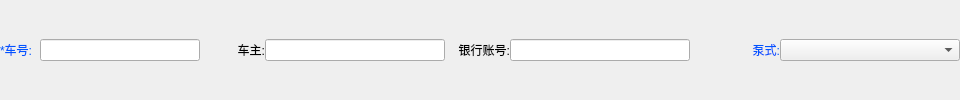
        <widget class="QWidget" name="widget" native="true">
         <layout class="QHBoxLayout" name="horizontalLayout">
          <property name="spacing">
           <number>0</number>
          </property>
          <property name="leftMargin">
           <number>0</number>
          </property>
          <property name="topMargin">
           <number>0</number>
          </property>
          <property name="rightMargin">
           <number>0</number>
          </property>
          <property name="bottomMargin">
           <number>0</number>
          </property>
          <item>
           <widget class="QLabel" name="label">
            <property name="minimumSize">
             <size>
              <width>40</width>
              <height>0</height>
             </size>
            </property>
            <property name="maximumSize">
             <size>
              <width>40</width>
              <height>16777215</height>
             </size>
            </property>
            <property name="styleSheet">
             <string notr="true">color: rgb(0, 85, 255);</string>
            </property>
            <property name="text">
             <string>*车号:</string>
            </property>
           </widget>
          </item>
          <item>
           <widget class="QLineEdit" name="lineEdit">
            <property name="minimumSize">
             <size>
              <width>160</width>
              <height>0</height>
             </size>
            </property>
            <property name="maximumSize">
             <size>
              <width>160</width>
              <height>16777215</height>
             </size>
            </property>
           </widget>
          </item>
          <item>
           <widget class="QLabel" name="label_2">
            <property name="minimumSize">
             <size>
              <width>65</width>
              <height>0</height>
             </size>
            </property>
            <property name="maximumSize">
             <size>
              <width>65</width>
              <height>16777215</height>
             </size>
            </property>
            <property name="text">
             <string>车主:</string>
            </property>
            <property name="alignment">
             <set>Qt::AlignRight|Qt::AlignTrailing|Qt::AlignVCenter</set>
            </property>
           </widget>
          </item>
          <item>
           <widget class="QLineEdit" name="lineEdit_2">
            <property name="minimumSize">
             <size>
              <width>180</width>
              <height>0</height>
             </size>
            </property>
            <property name="maximumSize">
             <size>
              <width>180</width>
              <height>16777215</height>
             </size>
            </property>
           </widget>
          </item>
          <item>
           <widget class="QLabel" name="label_3">
            <property name="minimumSize">
             <size>
              <width>65</width>
              <height>0</height>
             </size>
            </property>
            <property name="maximumSize">
             <size>
              <width>65</width>
              <height>16777215</height>
             </size>
            </property>
            <property name="text">
             <string>银行账号:</string>
            </property>
            <property name="alignment">
             <set>Qt::AlignRight|Qt::AlignTrailing|Qt::AlignVCenter</set>
            </property>
           </widget>
          </item>
          <item>
           <widget class="QLineEdit" name="lineEdit_3">
            <property name="minimumSize">
             <size>
              <width>180</width>
              <height>0</height>
             </size>
            </property>
            <property name="maximumSize">
             <size>
              <width>180</width>
              <height>16777215</height>
             </size>
            </property>
           </widget>
          </item>
          <item>
           <widget class="QLabel" name="label_4">
            <property name="minimumSize">
             <size>
              <width>90</width>
              <height>0</height>
             </size>
            </property>
            <property name="maximumSize">
             <size>
              <width>90</width>
              <height>16777215</height>
             </size>
            </property>
            <property name="styleSheet">
             <string notr="true">color: rgb(0, 85, 255);</string>
            </property>
            <property name="text">
             <string>泵式:</string>
            </property>
            <property name="alignment">
             <set>Qt::AlignRight|Qt::AlignTrailing|Qt::AlignVCenter</set>
            </property>
           </widget>
          </item>
          <item>
           <widget class="QComboBox" name="comboBox">
            <property name="minimumSize">
             <size>
              <width>180</width>
              <height>0</height>
             </size>
            </property>
            <property name="maximumSize">
             <size>
              <width>180</width>
              <height>16777215</height>
             </size>
            </property>
           </widget>
          </item>
         </layout>
        </widget>
